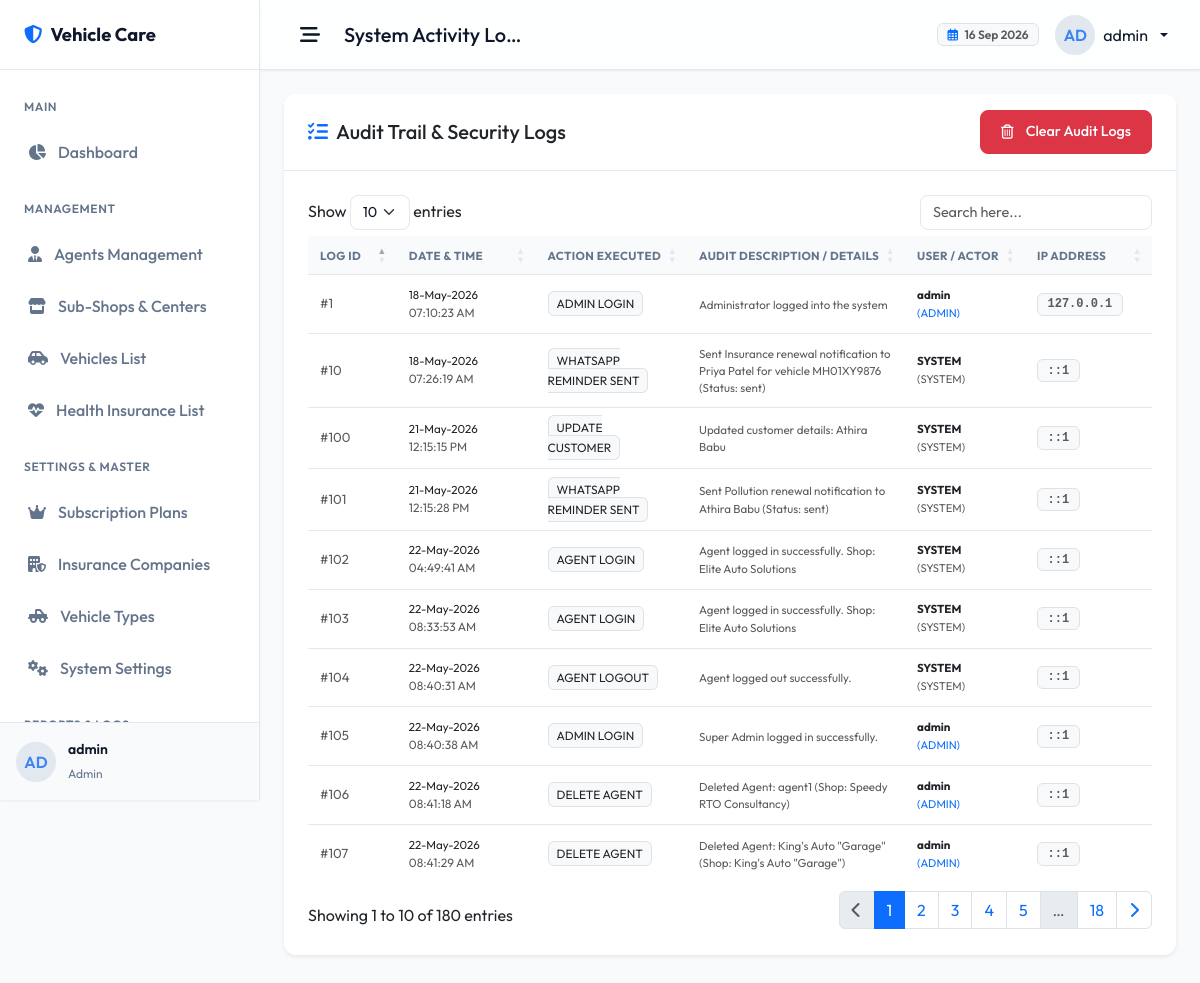
The app's page /admin/activity.php (signed in) with its own data.
### tables this page shows
CREATE TABLE `users` (
  `id` int(11) NOT NULL,
  `username` varchar(50) NOT NULL,
  `password` varchar(255) NOT NULL,
  `email` varchar(100) NOT NULL,
  `role` enum('admin','agent','shop') NOT NULL DEFAULT 'agent',
  `parent_agent_id` int(11) DEFAULT NULL,
  `status` enum('active','suspended') NOT NULL DEFAULT 'active',
  `shop_name` varchar(255) DEFAULT NULL,
  `shop_owner_name` varchar(255) DEFAULT NULL,
  `shop_logo` varchar(255) DEFAULT NULL,
  `shop_address` text DEFAULT NULL,
  `city` varchar(100) DEFAULT NULL,
  `state` varchar(100) DEFAULT NULL,
  `pincode` varchar(10) DEFAULT NULL,
  `mobile_number` varchar(20) DEFAULT NULL,
  `whatsapp_number` varchar(20) DEFAULT NULL,
  `created_at` timestamp NOT NULL DEFAULT current_timestamp(),
  `updated_at` timestamp NOT NULL DEFAULT current_timestamp() ON UPDATE current_timestamp(),
  `expiry_date` date DEFAULT NULL,
  `access_health_insurance` tinyint(1) NOT NULL DEFAULT 1,
  `access_vehicle_insurance` tinyint(1) NOT NULL DEFAULT 1,
  `access_pollution` tinyint(1) NOT NULL DEFAULT 1,
  `message_balance` int(11) NOT NULL DEFAULT 0,
  `notify_days_before` int(11) DEFAULT 7,
  `notify_before_enabled` tinyint(1) DEFAULT 1,
  `notify_1day_before_enabled` tinyint(1) DEFAULT 1,
  `notify_after_expiry_enabled` tinyint(1) DEFAULT 1
);

CREATE TABLE `activity_logs` (
  `id` int(11) NOT NULL,
  `user_id` int(11) DEFAULT NULL,
  `action` varchar(255) NOT NULL,
  `details` text DEFAULT NULL,
  `ip_address` varchar(50) DEFAULT NULL,
  `created_at` timestamp NOT NULL DEFAULT current_timestamp()
);

### includes/functions.php (called while the page is built, shortened)
<?php
function sanitize($data) {
    return htmlspecialchars(trim($data), ENT_QUOTES, 'UTF-8');
}
function isLoggedIn() {
    return !empty($_SESSION['user_id']) && !empty($_SESSION['role']);
}

### admin/activity.php (the view, shortened to what this page needs)
<?php
require_once __DIR__ . '/../includes/functions.php';
$pageHeading = 'System Activity Logs';
$activePage = 'activity';
include_once __DIR__ . '/../includes/header.php';
?>
<div class="card shadow-sm border-0">
    <div class="card-header bg-white py-3 d-flex align-items-center justify-content-between">
        <div class="d-flex align-items-center gap-2">
            <i class="fa-solid fa-list-check text-primary fs-5"></i>
            <h5 class="m-0 font-weight-700">Audit Trail & Security Logs</h5>
        </div>
        <form action="" method="POST" id="clearLogsForm">
            <button type="submit" name="clear_logs" class="btn btn-danger btn-sm" id="clearBtn">
                <i class="fa-regular fa-trash-can me-1"></i> Clear Audit Logs
            </button>
        </form>
    </div>
    <div class="card-body">
        <table class="table table-hover align-middle datatable w-100">
            <thead>
                <tr>
                    <th style="width: 80px;">Log ID</th>
                    <th style="width: 180px;">Date & Time</th>
                    <th>Action Executed</th>
                    <th>Audit Description / Details</th>
                    <th>User / Actor</th>
                    <th style="width: 140px;">IP Address</th>
                </tr>
            </thead>
            <tbody>
                <?php
                $stmt = $db->query("
                    SELECT a.*, u.username, u.role
                    FROM activity_logs a
                    LEFT JOIN users u ON a.user_id = u.id
                    ORDER BY a.id DESC
                ");
                while ($log = $stmt->fetch()):
                    $roleLabel = $log['role'] ? '(' . strtoupper($log['role']) . ')' : '(SYSTEM)';
                    $roleClass = ($log['role'] === 'admin') ? 'text-primary' : (($log['role'] === 'agent') ? 'text-success' : 'text-muted');
                ?>
                    <tr>
                        <td><span class="text-muted font-weight-600">#<?php echo $log['id']; ?></span></td>
                        <td>
                            <span class="d-block small text-main font-weight-500">
                                <?php echo date('d-M-Y', strtotime($log['created_at'])); ?>
                            </span>
                            <span class="text-muted small" style="font-size: 0.75rem;">
                                <?php echo date('H:i:s A', strtotime($log['created_at'])); ?>
                            </span>
                        </td>
                        <td>
                            <span class="font-weight-600 text-main small text-uppercase bg-light border px-2 py-1 rounded" style="font-size: 0.75rem;">
                                <?php echo sanitize($log['action']); ?>
                            </span>
                        </td>
                        <td>
                            <p class="m-0 small text-muted text-wrap" style="max-width: 350px;">
                                <?php echo sanitize($log['details']); ?>
                            </p>
                        </td>
                        <td>
                            <strong class="text-main small d-block"><?php echo sanitize($log['username'] ?? 'SYSTEM'); ?></strong>
                            <small class="<?php echo $roleClass; ?> font-weight-500" style="font-size: 0.7rem;">
                                <?php echo $roleLabel; ?>
                            </small>
                        </td>
                        <td>
                            <span class="badge bg-light text-muted border font-monospace">
                                <?php echo sanitize($log['ip_address']); ?>
                            </span>
                        </td>
                    </tr>
                <?php endwhile; ?>
            </tbody>
        </table>
    </div>
</div>
<?php include_once __DIR__ . '/../includes/footer.php'; ?>

### includes/header.php (shortened to what this page needs)
<?php
require_once __DIR__ . '/functions.php';
if (isLoggedIn()) {
    $db = getDBConnection();
    $stmt = $db->prepare("SELECT * FROM users WHERE id = ?");
    $stmt->execute([$_SESSION['user_id']]);
    $current_user = $stmt->fetch();
}
?>
<!DOCTYPE html>
<html lang="en">
<head>
    <link href="https://cdn.jsdelivr.net/npm/bootstrap@5.3.0/dist/css/bootstrap.min.css" rel="stylesheet">
    <link href="https://cdnjs.cloudflare.com/ajax/libs/font-awesome/6.4.0/css/all.min.css" rel="stylesheet">
    <link href="https://cdn.datatables.net/1.13.4/css/dataTables.bootstrap5.min.css" rel="stylesheet">
    <link href="https://cdn.datatables.net/responsive/2.4.1/css/responsive.bootstrap5.min.css" rel="stylesheet">
    <link href="https://cdn.jsdelivr.net/npm/sweetalert2@11/dist/sweetalert2.min.css" rel="stylesheet">
    <link href="../assets/css/style.css" rel="stylesheet">
</head>
<body>
    <div id="wrapper">
        <?php include_once __DIR__ . '/sidebar.php'; ?>
        <div id="main-content">
            <nav id="header-nav">
                <div class="d-flex align-items-center gap-3">
                    <button class="sidebar-toggle-btn" id="sidebar-toggle" aria-label="Toggle Sidebar">
                        <i class="fa-solid fa-bars-staggered"></i>
                    </button>
                    <h5 class="m-0 font-weight-600 text-main page-heading-title text-truncate" style="max-width: 180px;">
                        <?php echo sanitize($pageHeading ?? 'Dashboard'); ?>
                    </h5>
                </div>
                <div class="d-flex align-items-center gap-3">
                    <span class="badge bg-light text-muted border d-none d-md-inline-block">
                        <i class="fa-regular fa-calendar-days me-1 text-primary"></i>
                        <?php echo date('d M Y'); ?>
                    </span>
                    <?php if (isLoggedIn()): ?>
                    <div class="dropdown">
                        <a class="nav-link dropdown-toggle d-flex align-items-center gap-2" href="#" role="button" data-bs-toggle="dropdown" aria-expanded="false">
                            <div class="user-avatar text-uppercase">
                                <?php
                                    if ($current_user && !empty($current_user['shop_name']) && $current_user['role'] === 'agent') {
                                        echo substr(sanitize($current_user['shop_name']), 0, 2);
                                    } else {
                                        echo substr(sanitize($current_user['username']), 0, 2);
                                    }
                                ?>
                            </div>
                            <span class="d-none d-lg-inline text-main font-weight-500">
                                <?php echo sanitize($current_user['shop_owner_name'] ?? $current_user['username']); ?>
                            </span>
                        </a>
                    </div>
                    <?php endif; ?>
                </div>
            </nav>
            <div class="container-fluid p-4">

### includes/sidebar.php (shortened to what this page needs)
<?php
$role = $_SESSION['role'] ?? '';
$activePage = $activePage ?? 'dashboard';
?>
<div id="sidebar">
    <div class="sidebar-header">
        <a href="#" class="sidebar-brand">
            <i class="fa-solid fa-shield-halved text-primary"></i>
            <span class="text-truncate">Vehicle Care</span>
        </a>
    </div>
    <div class="sidebar-menu">
        <?php if ($role === 'admin'): ?>
            <div class="menu-label">Main</div>
            <a href="../admin/index.php" class="menu-item <?php echo $activePage === 'dashboard' ? 'active' : ''; ?>">
                <i class="fa-solid fa-chart-pie"></i> Dashboard
            </a>
            <div class="menu-label">Management</div>
            <a href="../admin/agents.php" class="menu-item <?php echo $activePage === 'agents' ? 'active' : ''; ?>">
                <i class="fa-solid fa-user-tie"></i> Agents Management
            </a>
            <a href="../admin/shops.php" class="menu-item <?php echo $activePage === 'shops' ? 'active' : ''; ?>">
                <i class="fa-solid fa-store"></i> Sub-Shops & Centers
            </a>
            <a href="../admin/vehicles.php" class="menu-item <?php echo $activePage === 'vehicles' ? 'active' : ''; ?>">
                <i class="fa-solid fa-car-side"></i> Vehicles List
            </a>
            <a href="../admin/health.php" class="menu-item <?php echo $activePage === 'health' ? 'active' : ''; ?>">
                <i class="fa-solid fa-heart-pulse"></i> Health Insurance List
            </a>
            <div class="menu-label">Settings & Master</div>
            <a href="../admin/subscription_plans.php" class="menu-item <?php echo $activePage === 'subscription_plans' ? 'active' : ''; ?>">
                <i class="fa-solid fa-crown"></i> Subscription Plans
            </a>
            <a href="../admin/companies.php" class="menu-item <?php echo $activePage === 'companies' ? 'active' : ''; ?>">
                <i class="fa-solid fa-building-shield"></i> Insurance Companies
            </a>
            <a href="../admin/types.php" class="menu-item <?php echo $activePage === 'types' ? 'active' : ''; ?>">
                <i class="fa-solid fa-truck-pickup"></i> Vehicle Types
            </a>
            <a href="../admin/settings.php" class="menu-item <?php echo $activePage === 'settings' ? 'active' : ''; ?>">
                <i class="fa-solid fa-gears"></i> System Settings
            </a>
            <div class="menu-label">Reports & Logs</div>
        <?php endif; ?>
    </div>
    <?php if (isLoggedIn()): ?>
    <div class="sidebar-footer">
        <div class="user-profile-widget">
            <div class="user-avatar text-uppercase">
                <?php
                    if ($current_user && !empty($current_user['shop_name']) && ($role === 'agent' || $role === 'shop')) {
                        echo substr(sanitize($current_user['shop_name']), 0, 2);
                    } else {
                        echo substr(sanitize($current_user['username']), 0, 2);
                    }
                ?>
            </div>
            <div class="user-details">
                <p class="user-name text-truncate">
                    <?php echo sanitize($current_user['shop_owner_name'] ?? $current_user['username']); ?>
                </p>
                <span class="user-role"><?php echo sanitize($role); ?></span>
            </div>
        </div>
    </div>
    <?php endif; ?>
</div>

### records on screen
users: username "AD", username "admin", username "Admin"
activity_logs: id "107", created_at "22-May-2026", created_at "08:41:29 AM", action "DELETE AGENT", details "Deleted Agent: King's Auto \"Garage\" (Shop: King's Auto \"Garage\")", user.username "admin", user.role "(ADMIN)", ip_address "::1"
activity_logs: id "106", created_at "22-May-2026", created_at "08:41:18 AM", action "DELETE AGENT", details "Deleted Agent: agent1 (Shop: Speedy RTO Consultancy)", user.username "admin", user.role "(ADMIN)", ip_address "::1"
activity_logs: id "105", created_at "22-May-2026", created_at "08:40:38 AM", action "ADMIN LOGIN", details "Super Admin logged in successfully.", user.username "admin", user.role "(ADMIN)", ip_address "::1"
activity_logs: id "104", created_at "22-May-2026", created_at "08:40:31 AM", action "AGENT LOGOUT", details "Agent logged out successfully.", username "SYSTEM", roleLabel "(SYSTEM)", ip_address "::1"
activity_logs: id "103", created_at "22-May-2026", created_at "08:33:53 AM", action "AGENT LOGIN", details "Agent logged in successfully. Shop: Elite Auto Solutions", username "SYSTEM", roleLabel "(SYSTEM)", ip_address "::1"
activity_logs: id "102", created_at "22-May-2026", created_at "04:49:41 AM", action "AGENT LOGIN", details "Agent logged in successfully. Shop: Elite Auto Solutions", username "SYSTEM", roleLabel "(SYSTEM)", ip_address "::1"
activity_logs: id "101", created_at "21-May-2026", created_at "12:15:28 PM", action "WHATSAPP REMINDER SENT", details "Sent Pollution renewal notification to Athira Babu (Status: sent)", username "SYSTEM", roleLabel "(SYSTEM)", ip_address "::1"
activity_logs: id "100", created_at "21-May-2026", created_at "12:15:15 PM", action "UPDATE CUSTOMER", details "Updated customer details: Athira Babu", username "SYSTEM", roleLabel "(SYSTEM)", ip_address "::1"
activity_logs: id "10", created_at "18-May-2026", created_at "07:26:19 AM", action "WHATSAPP REMINDER SENT", details "Sent Insurance renewal notification to Priya Patel for vehicle MH01XY9876 (Status: sent)", username "SYSTEM", roleLabel "(SYSTEM)", ip_address "::1"
activity_logs: id "1", created_at "18-May-2026", created_at "07:10:23 AM", action "ADMIN LOGIN", details "Administrator logged into the system", user.username "admin", user.role "(ADMIN)", ip_address "127.0.0.1"

### other values on screen
$pageHeading "System Activity Lo…"
